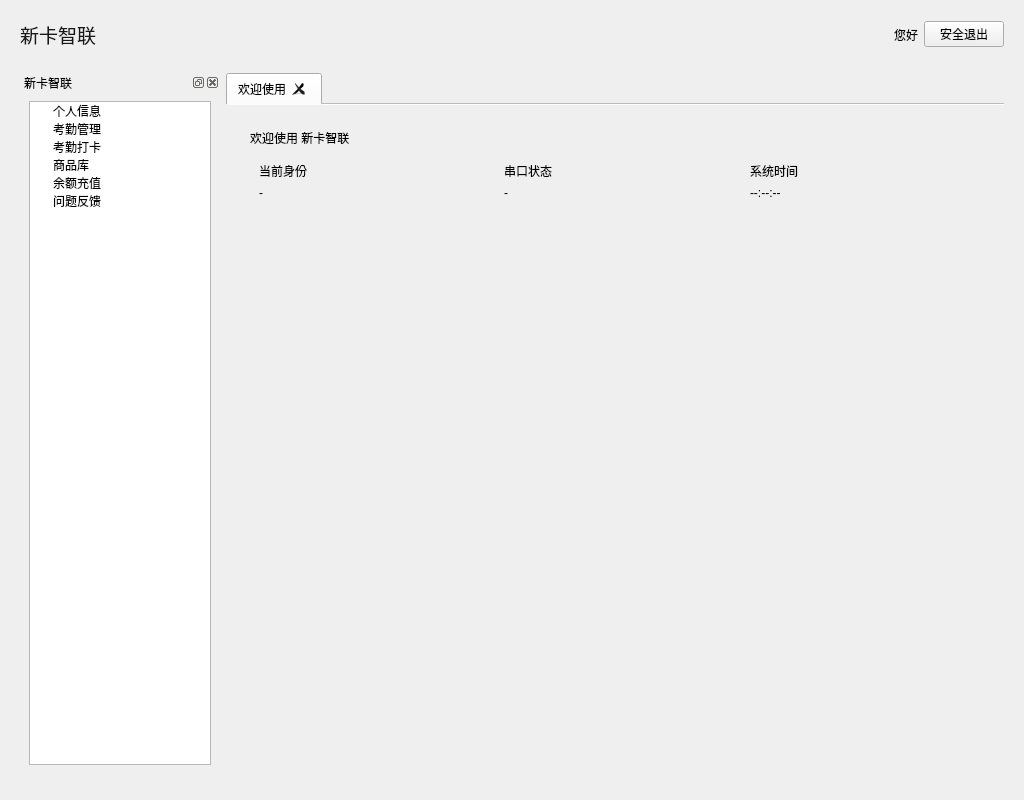
<?xml version="1.0" encoding="UTF-8"?>
<ui version="4.0">
 <class>EmployeePageWidget</class>
 <widget class="QWidget" name="EmployeePageWidget">
  <property name="geometry">
   <rect>
    <x>0</x>
    <y>0</y>
    <width>1024</width>
    <height>800</height>
   </rect>
  </property>
  <property name="windowTitle">
   <string>Form</string>
  </property>
  <layout class="QVBoxLayout" name="verticalLayout">
   <item>
    <widget class="QWidget" name="topWidget" native="true">
     <layout class="QHBoxLayout" name="horizontalLayout">
      <item>
       <widget class="QLabel" name="titleLabel">
        <property name="styleSheet">
         <string notr="true">QLabel#titleLabel
{
    font-size:36px;
    color:#181818;
}</string>
        </property>
        <property name="text">
         <string>&lt;html&gt;&lt;head/&gt;&lt;body&gt;&lt;p&gt;&lt;span style=&quot; font-size:14pt;&quot;&gt;新卡智联&lt;/span&gt;&lt;/p&gt;&lt;/body&gt;&lt;/html&gt;</string>
        </property>
       </widget>
      </item>
      <item>
       <spacer name="horizontalSpacer">
        <property name="orientation">
         <enum>Qt::Horizontal</enum>
        </property>
        <property name="sizeHint" stdset="0">
         <size>
          <width>777</width>
          <height>20</height>
         </size>
        </property>
       </spacer>
      </item>
      <item>
       <widget class="QLabel" name="welLabel">
        <property name="text">
         <string>您好</string>
        </property>
       </widget>
      </item>
      <item>
       <widget class="QPushButton" name="exitBtn">
        <property name="text">
         <string>安全退出</string>
        </property>
       </widget>
      </item>
     </layout>
    </widget>
   </item>
   <item>
    <widget class="QWidget" name="middleWidget" native="true">
     <layout class="QHBoxLayout" name="horizontalLayout_2">
      <item>
       <widget class="QDockWidget" name="ngtDockWidget">
        <property name="minimumSize">
         <size>
          <width>200</width>
          <height>135</height>
         </size>
        </property>
        <property name="allowedAreas">
        <set>Qt::LeftDockWidgetArea</set>
       </property>
       <property name="maximumSize">
         <size>
          <width>200</width>
          <height>524287</height>
         </size>
        </property>
        <property name="windowTitle">
         <string>新卡智联</string>
        </property>
        <widget class="QWidget" name="ngtDockWidgetContents">
         <layout class="QVBoxLayout" name="verticalLayout_2">
          <item>
           <widget class="QTreeWidget" name="ngtTreeWidget">
            <property name="expandsOnDoubleClick">
             <bool>true</bool>
            </property>
            <attribute name="headerVisible">
             <bool>false</bool>
            </attribute>
            <column>
             <property name="text">
              <string>一卡通管理</string>
             </property>
            </column>
            <item>
             <property name="text">
              <string>个人信息</string>
             </property>
            </item>
            <item>
             <property name="text">
              <string>考勤管理</string>
             </property>
            </item>
            <item>
             <property name="text">
              <string>考勤打卡</string>
             </property>
            </item>
            <item>
             <property name="text">
              <string>商品库</string>
             </property>
            </item>
            <item>
             <property name="text">
              <string>余额充值</string>
             </property>
            </item>
            <item>
             <property name="text">
              <string>问题反馈</string>
             </property>
            </item>
           </widget>
          </item>
         </layout>
        </widget>
       </widget>
      </item>
      <item>
       <widget class="QTabWidget" name="pageTabWidget">
        <property name="currentIndex">
         <number>0</number>
        </property>
        <property name="documentMode">
         <bool>true</bool>
        </property>
        <property name="tabsClosable">
         <bool>true</bool>
        </property>
        <widget class="QWidget" name="pageTab">
        <attribute name="title">
         <string>欢迎使用</string>
        </attribute>
        <layout class="QVBoxLayout" name="welcomeLayout">
         <property name="leftMargin">
          <number>24</number>
         </property>
         <property name="topMargin">
          <number>24</number>
         </property>
         <property name="rightMargin">
          <number>24</number>
         </property>
         <property name="bottomMargin">
          <number>24</number>
         </property>
         <item>
          <widget class="QLabel" name="welcomeTitleLabel">
           <property name="text">
            <string>欢迎使用 新卡智联</string>
           </property>
          </widget>
         </item>
         <item>
          <layout class="QHBoxLayout" name="cardsLayout">
           <item>
            <widget class="QFrame" name="identityCard">
             <property name="frameShape">
              <enum>QFrame::NoFrame</enum>
             </property>
             <layout class="QVBoxLayout" name="identityLayout">
              <item>
               <widget class="QLabel" name="identityKeyLabel">
                <property name="text">
                 <string>当前身份</string>
                </property>
               </widget>
              </item>
              <item>
               <widget class="QLabel" name="identityValueLabel">
                <property name="text">
                 <string>-</string>
                </property>
               </widget>
              </item>
             </layout>
            </widget>
           </item>
           <item>
            <widget class="QFrame" name="serialCard">
             <property name="frameShape">
              <enum>QFrame::NoFrame</enum>
             </property>
             <layout class="QVBoxLayout" name="serialLayout">
              <item>
               <widget class="QLabel" name="serialKeyLabel">
                <property name="text">
                 <string>串口状态</string>
                </property>
               </widget>
              </item>
              <item>
               <widget class="QLabel" name="serialValueLabel">
                <property name="text">
                 <string>-</string>
                </property>
               </widget>
              </item>
             </layout>
            </widget>
           </item>
           <item>
            <widget class="QFrame" name="timeCard">
             <property name="frameShape">
              <enum>QFrame::NoFrame</enum>
             </property>
             <layout class="QVBoxLayout" name="timeLayout">
              <item>
               <widget class="QLabel" name="timeKeyLabel">
                <property name="text">
                 <string>系统时间</string>
                </property>
               </widget>
              </item>
              <item>
               <widget class="QLabel" name="timeValueLabel">
                <property name="text">
                 <string>--:--:--</string>
                </property>
               </widget>
              </item>
             </layout>
            </widget>
           </item>
          </layout>
         </item>
         <item>
          <spacer name="welcomeSpacer">
           <property name="orientation">
            <enum>Qt::Vertical</enum>
           </property>
           <property name="sizeHint" stdset="0">
            <size>
             <width>20</width>
             <height>40</height>
            </size>
           </property>
          </spacer>
         </item>
        </layout>
       </widget>

       </widget>
      </item>
     </layout>
    </widget>
   </item>
   <item>
    <widget class="QWidget" name="bottomWidget" native="true"/>
   </item>
  </layout>
 </widget>
 <resources/>
 <connections/>
</ui>
